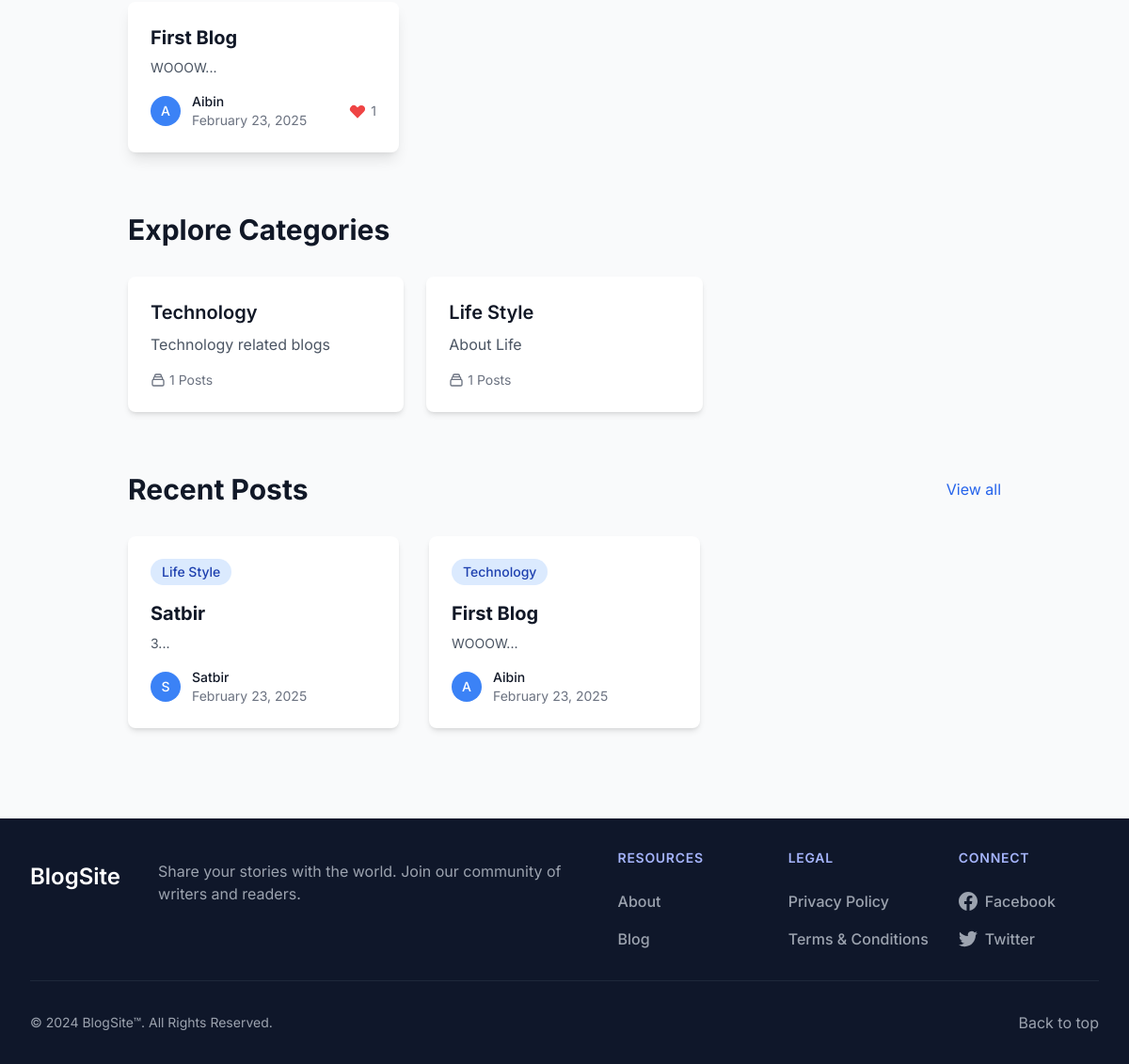
Before: / (lower part) with the older database file.
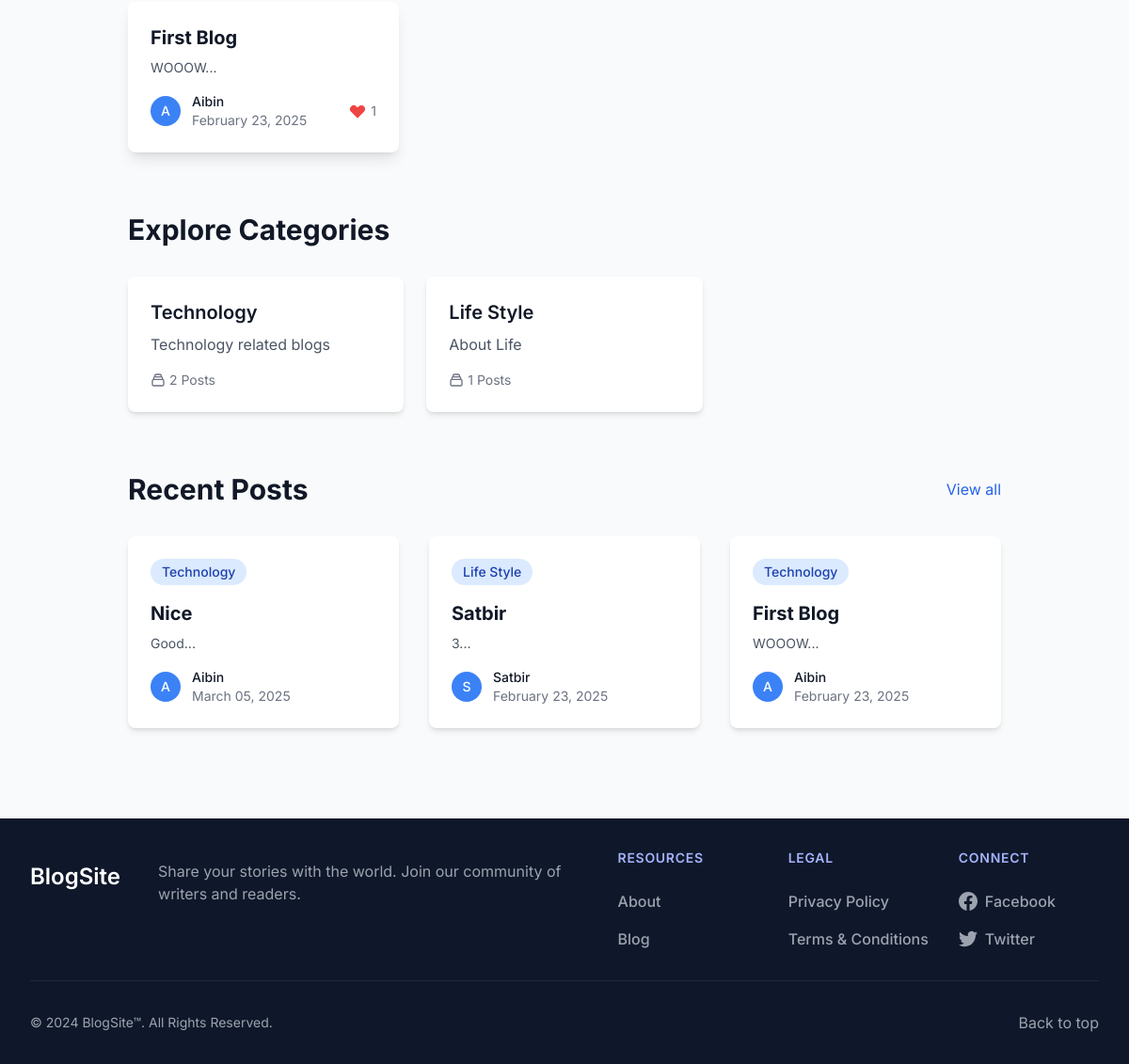
After: the same page with the newer database file.
### app.py (models this page shows, shortened)
class Blog(db.Model):
    id = db.Column(db.Integer, primary_key=True)
    title = db.Column(db.String(200), nullable=False)
    content = db.Column(db.Text, nullable=False)
    author_id = db.Column(db.Integer, db.ForeignKey('user.id'), nullable=False)
    category_id = db.Column(db.Integer, db.ForeignKey('category.id'), nullable=False)
    status = db.Column(db.String(20), default='draft')
    moderation_status = db.Column(db.String(20), default='pending')
    moderation_comment = db.Column(db.Text)
    moderated_by = db.Column(db.Integer, db.ForeignKey('user.id'))
    moderated_at = db.Column(db.DateTime)
    created_at = db.Column(db.DateTime, default=datetime.utcnow)
    updated_at = db.Column(db.DateTime, default=datetime.utcnow, onupdate=datetime.utcnow)
    comments = db.relationship('Comment', backref='blog', lazy=True)
    likes = db.relationship('Like', backref='blog', lazy=True)
    author = db.relationship('User', foreign_keys=[author_id], backref='blogs')
    moderator = db.relationship('User', foreign_keys=[moderated_by], backref='moderated_blogs')

class User(UserMixin, db.Model):
    id = db.Column(db.Integer, primary_key=True)
    name = db.Column(db.String(100), nullable=False)
    email = db.Column(db.String(120), unique=True, nullable=False)
    password = db.Column(db.String(200), nullable=False)
    is_admin = db.Column(db.Boolean, default=False)
    created_at = db.Column(db.DateTime, nullable=False, default=datetime.utcnow)
    updated_at = db.Column(db.DateTime, default=datetime.utcnow, onupdate=datetime.utcnow)

class Category(db.Model):
    id = db.Column(db.Integer, primary_key=True)
    name = db.Column(db.String(50), unique=True, nullable=False)
    description = db.Column(db.Text)
    created_at = db.Column(db.DateTime, default=datetime.utcnow)
    updated_at = db.Column(db.DateTime, default=datetime.utcnow, onupdate=datetime.utcnow)
    blogs = db.relationship('Blog', backref='category', lazy=True)

### app.py (the view)
@app.route('/')
def home():
    recent_blogs = Blog.query.filter(
        Blog.status == 'published',
        Blog.moderation_status != 'rejected'
    ).order_by(Blog.created_at.desc())\
        .limit(3).all()
    categories = Category.query.all()
    for category in categories:
        category.blog_count = len([b for b in category.blogs if b.status == 'published' and b.moderation_status != 'rejected'])
    featured_blogs = Blog.query.filter(
        Blog.status == 'published',
        Blog.moderation_status != 'rejected'
    ).join(Like)\
        .group_by(Blog.id)\
        .order_by(db.func.count(Like.id).desc())\
        .limit(3).all()
    return render_template('index.html',
                         recent_blogs=recent_blogs,
                         categories=categories,
                         featured_blogs=featured_blogs,
                         user=current_user)

### app.py (called while the page is built)
@app.context_processor
def utility_processor():
    return {
        'POSTS_PER_PAGE': app.config['POSTS_PER_PAGE'],
        'min': min  # Make min() function available in templates
    }

### templates/index.html (shortened to what the changed rows need)
{% extends "base.html" %}
{% block content %}
{% if featured_blogs %}
<div class="max-w-7xl mx-auto px-4 sm:px-6 lg:px-8 mt-16">
    <div class="grid grid-cols-1 md:grid-cols-3 gap-8">
        {% for blog in featured_blogs %}
        <div class="bg-white rounded-lg shadow-lg overflow-hidden hover:shadow-xl transition-shadow duration-300">
            <div class="p-6">
                <a href="{{ url_for('view_blog', blog_id=blog.id) }}" class="block">
                    <h3 class="text-xl font-bold text-gray-900 hover:text-blue-600 mb-2">{{ blog.title }}</h3>
                    <p class="text-gray-600 text-sm mb-4">{{ blog.content[:150]|striptags }}...</p>
                </a>
                <div class="flex items-center justify-between">
                    <div class="flex items-center">
                        <div class="flex-shrink-0">
                            <div class="h-8 w-8 rounded-full bg-blue-500 flex items-center justify-center">
                                <span class="text-white font-medium text-sm">{{ blog.author.name[:1] }}</span>
                            </div>
                        </div>
                        <div class="ml-3">
                            <p class="text-sm font-medium text-gray-900">{{ blog.author.name }}</p>
                            <p class="text-sm text-gray-500">{{ blog.created_at.strftime('%B %d, %Y') }}</p>
                        </div>
                    </div>
                    <div class="flex items-center text-gray-500">
                        <svg class="w-5 h-5 text-red-500" fill="currentColor" viewBox="0 0 20 20">
                            <path fill-rule="evenodd" d="M3.172 5.172a4 4 0 015.656 0L10 6.343l1.172-1.171a4 4 0 115.656 5.656L10 17.657l-6.828-6.829a4 4 0 010-5.656z" clip-rule="evenodd"></path>
                        </svg>
                        <span class="ml-1 text-sm">{{ blog.likes|length }}</span>
                    </div>
                </div>
            </div>
        </div>
        {% endfor %}
    </div>
</div>
{% endif %}
<div class="max-w-7xl mx-auto px-4 sm:px-6 lg:px-8 mt-16">
    <h2 class="text-3xl font-bold text-gray-900 mb-8">Explore Categories</h2>
    <div class="grid grid-cols-1 sm:grid-cols-2 lg:grid-cols-3 gap-6">
        {% for category in categories %}
        <a href="{{ url_for('all_blogs') }}" class="group">
            <div class="bg-white rounded-lg shadow-md p-6 hover:shadow-lg transition-shadow duration-300">
                <h3 class="text-xl font-semibold text-gray-900 group-hover:text-blue-600">{{ category.name }}</h3>
                <p class="text-gray-600 mt-2">{{ category.description or 'Explore posts in this category' }}</p>
                <div class="mt-4 flex items-center text-sm text-gray-500">
                    <svg class="w-4 h-4 mr-1" fill="none" stroke="currentColor" viewBox="0 0 24 24">
                        <path stroke-linecap="round" stroke-linejoin="round" stroke-width="2" d="M19 11H5m14 0a2 2 0 012 2v6a2 2 0 01-2 2H5a2 2 0 01-2-2v-6a2 2 0 012-2m14 0V9a2 2 0 00-2-2M5 11V9a2 2 0 012-2m0 0V5a2 2 0 012-2h6a2 2 0 012 2v2M7 7h10"></path>
                    </svg>
                    {{ category.blog_count }} Posts
                </div>
            </div>
        </a>
        {% endfor %}
    </div>
</div>
<div class="max-w-7xl mx-auto px-4 sm:px-6 lg:px-8 mt-16 mb-16">
    <div class="flex justify-between items-center mb-8">
        <h2 class="text-3xl font-bold text-gray-900">Recent Posts</h2>
    </div>
    <div class="grid grid-cols-1 md:grid-cols-2 lg:grid-cols-3 gap-8">
        {% for blog in recent_blogs %}
        <div class="bg-white rounded-lg shadow-md overflow-hidden hover:shadow-lg transition-shadow duration-300">
            <div class="p-6">
                <a href="{{ url_for('view_blog', blog_id=blog.id) }}" class="block">
                    <span class="inline-flex items-center px-3 py-1 rounded-full text-sm font-medium bg-blue-100 text-blue-800 mb-4">
                        {{ blog.category.name }}
                    </span>
                    <h3 class="text-xl font-bold text-gray-900 hover:text-blue-600 mb-2">{{ blog.title }}</h3>
                    <p class="text-gray-600 text-sm">{{ blog.content[:150]|striptags }}...</p>
                </a>
                <div class="mt-4 flex items-center justify-between">
                    <div class="flex items-center">
                        <div class="flex-shrink-0">
                            <div class="h-8 w-8 rounded-full bg-blue-500 flex items-center justify-center">
                                <span class="text-white font-medium text-sm">{{ blog.author.name[:1] }}</span>
                            </div>
                        </div>
                        <div class="ml-3">
                            <p class="text-sm font-medium text-gray-900">{{ blog.author.name }}</p>
                            <p class="text-sm text-gray-500">{{ blog.created_at.strftime('%B %d, %Y') }}</p>
                        </div>
                    </div>
                </div>
            </div>
        </div>
        {% endfor %}
    </div>
</div>
{% endblock %}

Changed rows visible on the page:
computed for Category "Technology": blog_count "1" → "2"
added Blog: category.name "Technology", title "Nice", content "Good", author "A", author.name "Aibin", created_at "March 05, 2025", shown under "Recent Posts"
